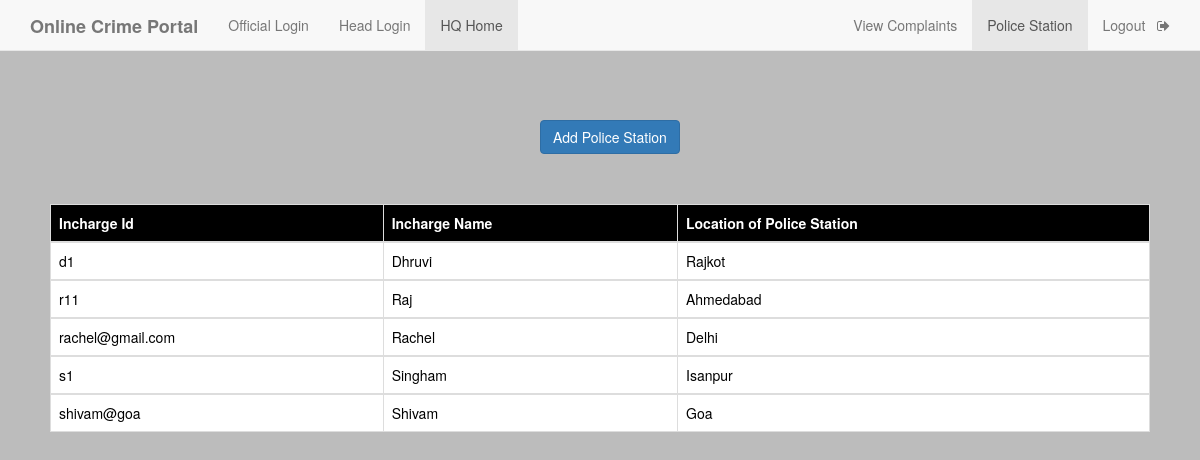
The page /head_view_police_station.php (signed in) on the database its author committed.
### tables this page shows
CREATE TABLE `police_station` (
  `i_id` varchar(50) NOT NULL,
  `i_name` varchar(50) NOT NULL,
  `location` varchar(50) NOT NULL,
  `i_pass` varchar(50) NOT NULL
);

### head_view_police_station.php (the view, shortened to what this page needs)
<!DOCTYPE html>
<html>
<head>
    <?php
    $conn=mysqli_connect("localhost","root","","crime_portal");
    mysqli_select_db($conn,"crime_portal");
    $query="select i_id,i_name,location from police_station";
    $result=mysqli_query($conn,$query);
    ?>
	<link rel="stylesheet" type="text/css" href="https://maxcdn.bootstrapcdn.com/bootstrap/3.3.5/css/bootstrap.min.css">
	<link rel="stylesheet" type="text/css" href="https://maxcdn.bootstrapcdn.com/font-awesome/4.4.0/css/font-awesome.min.css">
</head>
<body style="background-color: #bcbcbc">
	<nav  class="navbar navbar-default navbar-fixed-top">
  <div class="container">
    <div class="navbar-header">
      <a class="navbar-brand" href="home.php"><b>Online Crime Portal</b></a>
    </div>
    <div id="navbar" class="collapse navbar-collapse">
      <ul class="nav navbar-nav">
        <li><a href="official_login.php">Official Login</a></li>
        <li><a href="headlogin.php">Head Login</a></li>
        <li class="active"><a href="head_view_police_station.php">HQ Home</a></li>
      </ul>
      <ul class="nav navbar-nav navbar-right">
        <li><a href="headHome.php">View Complaints</a></li>
        <li class="active" ><a href="head_view_police_station.php">Police Station</a></li>
        <li><a href="h_logout.php">Logout &nbsp <i class="fa fa-sign-out" aria-hidden="true"></i></a></li>
      </ul>
    </div>
  </div>
 </nav>
 <div  style="margin-top: 10%;margin-left: 45%">
   <a href="police_station_add.php" class="btn btn-primary">Add Police Station</a>
 </div>
<div style="padding:50px;">
   <table class="table table-bordered">
    <thead class="thead-dark" style="background-color: black; color: white;">
      <tr>
        <th scope="col">Incharge Id</th>
        <th scope="col">Incharge Name</th>
        <th scope="col">Location of Police Station</th>
      </tr>
    </thead>
<?php
      while($rows=mysqli_fetch_assoc($result)){
    ?>
    <tbody style="background-color: white; color: black;">
      <tr>
        <td><?php echo $rows['i_id']; ?></td>
        <td><?php echo $rows['i_name']; ?></td>
        <td><?php echo $rows['location']; ?></td>
      </tr>
    </tbody>
    <?php
    }
    ?>
</table>
 </div>
</body>
</html>

### rows shown on the page
police_station: i_id "d1", i_name "Dhruvi", location "Rajkot"
police_station: i_id "r11", i_name "Raj", location "Ahmedabad"
police_station: i_id "rachel@gmail.com", i_name "Rachel", location "Delhi"
police_station: i_id "s1", i_name "Singham", location "Isanpur"
police_station: i_id "shivam@goa", i_name "Shivam", location "Goa"
